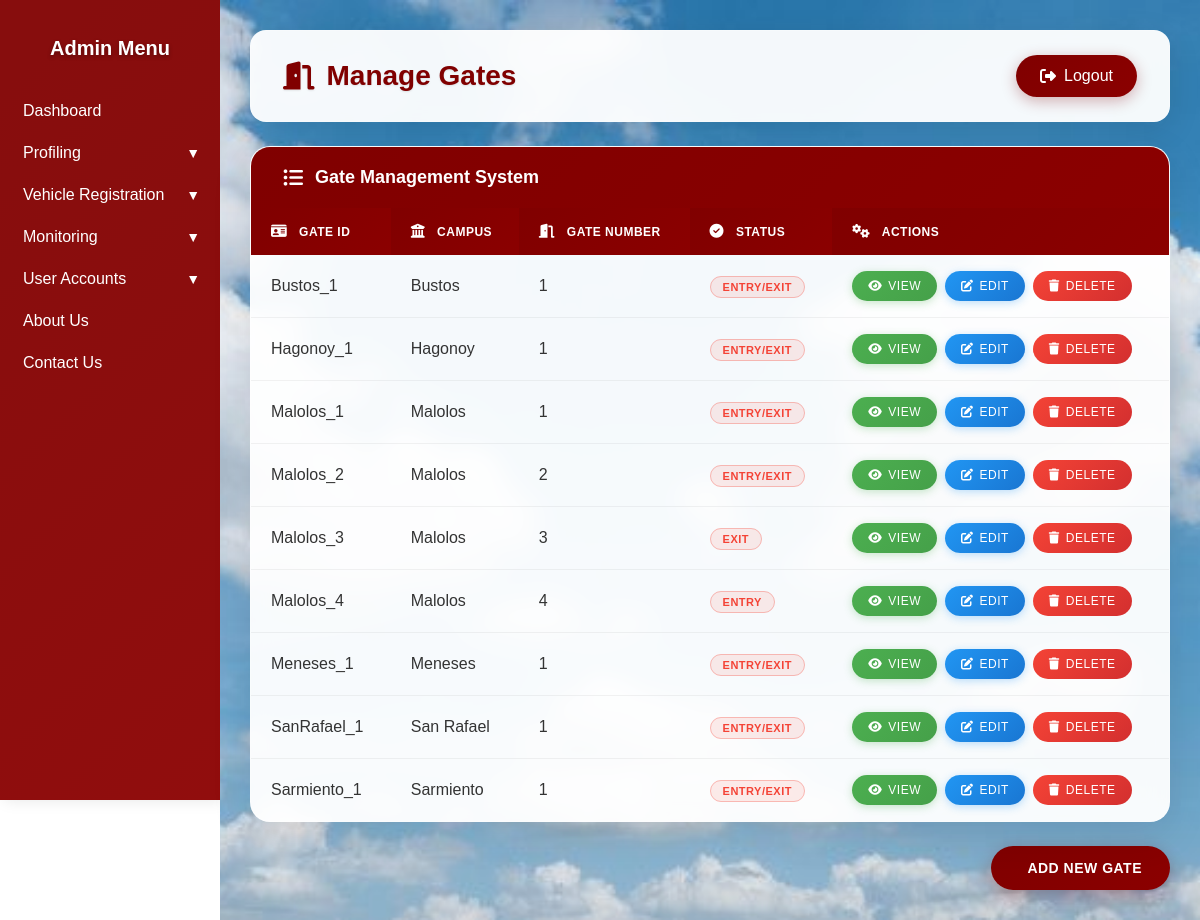
/manage_gate.php, run on the app's committed database.
### tables this page shows
CREATE TABLE `gate` (
  `GateID` varchar(100) NOT NULL,
  `Campus` varchar(50) NOT NULL,
  `GateNumber` varchar(10) NOT NULL,
  `Address` varchar(255) NOT NULL,
  `Status` varchar(50) NOT NULL
);

### manage_gate.php (the view, shortened to what this page needs)
<?php
$conn = openCon();
$gateQuery = "SELECT * FROM gate";
$gateResult = $conn->query($gateQuery);
?>
<!DOCTYPE html>
<html lang="en">
<head>
<link href="https://cdnjs.cloudflare.com/ajax/libs/font-awesome/6.4.0/css/all.min.css" rel="stylesheet">
</head>
<body>
<?php include 'sidebar.php'; ?>
<div class="main">
    <div class="content-wrapper">
        <div class="page-header">
            <h1 class="page-title">
                <i class="fas fa-door-open"></i>
                Manage Gates
            </h1>
            <a href="adminlogin.php" class="logout-btn">
                <i class="fas fa-sign-out-alt"></i>
                Logout
            </a>
        </div>
        <div class="table-card">
            <div class="table-header">
                <i class="fas fa-list-ul"></i>
                Gate Management System
            </div>
            <table>
                <thead>
                    <tr>
                        <th><i class="fas fa-id-card"></i> Gate ID</th>
                        <th><i class="fas fa-university"></i> Campus</th>
                        <th><i class="fas fa-door-open"></i> Gate Number</th>
                        <th><i class="fas fa-circle-check"></i> Status</th>
                        <th><i class="fas fa-cogs"></i> Actions</th>
                    </tr>
                </thead>
                <tbody>
                    <?php if ($gateResult->num_rows > 0): ?>
                        <?php while($gate = $gateResult->fetch_assoc()): ?>
                        <tr>
                            <td><?= htmlspecialchars($gate['GateID']) ?></td>
                            <td><?= htmlspecialchars($gate['Campus']) ?></td>
                            <td><?= htmlspecialchars($gate['GateNumber']) ?></td>
                            <td>
                                <span class="status-badge <?= strtolower($gate['Status']) === 'active' ? 'status-active' : 'status-inactive' ?>">
                                    <?= htmlspecialchars($gate['Status']) ?>
                                </span>
                            </td>
                            <td>
                                <div class="action-btns">
                                    <a href="viewgate.php?gateid=<?= $gate['GateID'] ?>" class="btn btn-view">
                                        <i class="fas fa-eye"></i>
                                        View
                                    </a>
                                    <a href="editgate.php?gateid=<?= $gate['GateID'] ?>" class="btn btn-edit">
                                        <i class="fas fa-edit"></i>
                                        Edit
                                    </a>
                                    <a href="deletegate.php?gateid=<?= $gate['GateID'] ?>" class="btn btn-delete" onclick="return confirm('Are you sure you want to delete this gate?')">
                                        <i class="fas fa-trash"></i>
                                        Delete
                                    </a>
                                </div>
                            </td>
                        </tr>
                        <?php endwhile; ?>
                    <?php else: ?>
                        <tr>
                            <td colspan="5" class="no-data">No gates found.</td>
                        </tr>
                    <?php endif; ?>
                </tbody>
            </table>
        </div>
        <div class="add-btn-container">
            <a href="addgate.php" class="btn-add">Add New Gate</a>
        </div>
    </div>
</div>
</body>
</html>

### manage_gate.php (style rules this page uses)
* { box-sizing: border-box; }
body { margin: 0; font-family: 'Poppins', sans-serif; display: flex; }
.main { margin-left: 220px; padding: 30px; flex-grow: 1; background: url("Assets/langit.jpg") no-repeat center center fixed; background-size: cover; min-height: 100vh; position: relative; }
.main::before { content: ''; position: absolute; top: 0; left: 0; right: 0; bottom: 0; background: rgba(0, 0, 0, 0.05); pointer-events: none; }
.content-wrapper { position: relative; z-index: 1; }
.page-header { background: rgba(255, 255, 255, 0.95); backdrop-filter: blur(10px); border: 1px solid rgba(255, 255, 255, 0.2); border-radius: 16px; padding: 24px 32px; margin-bottom: 24px; box-shadow: 0 8px 32px rgba(0, 0, 0, 0.1); display: flex; justify-content: space-between; align-items: center; }
.page-title { color: maroon; font-size: 28px; font-weight: 600; margin: 0; text-shadow: 0 1px 2px rgba(0, 0, 0, 0.1); display: flex; align-items: center; gap: 12px; }
.page-title i { font-size: 28px; }
.logout-btn { background: linear-gradient(135deg, maroon 0%, #8B0000 100%); color: white; padding: 12px 24px; border-radius: 25px; text-decoration: none; font-weight: 500; transition: all 0.3s ease; box-shadow: 0 4px 15px rgba(128, 0, 0, 0.3); border: none; cursor: pointer; display: flex; align-items: center; gap: 8px; }
.table-card { background: rgba(255, 255, 255, 0.95); backdrop-filter: blur(10px); border: 1px solid rgba(255, 255, 255, 0.2); border-radius: 20px; overflow: hidden; box-shadow: 0 12px 40px rgba(0, 0, 0, 0.1); margin-bottom: 24px; }
.table-header { background: linear-gradient(135deg, maroon 0%, #8B0000 100%); color: white; padding: 20px 32px; font-size: 18px; font-weight: 600; display: flex; align-items: center; gap: 12px; }
.table-header i { font-size: 20px; }
table { width: 100%; border-collapse: collapse; background: transparent; }
table th { background: linear-gradient(135deg, maroon 0%, #8B0000 100%); color: white; padding: 16px 20px; text-align: left; font-weight: 600; text-transform: uppercase; font-size: 12px; letter-spacing: 0.5px; border: none; }
table th i { margin-right: 8px; font-size: 14px; }
table td { padding: 16px 20px; text-align: left; border-bottom: 1px solid rgba(0, 0, 0, 0.05); color: #333; font-weight: 500; }
table tr:last-child td { border-bottom: none; }
.action-btns { display: flex; gap: 8px; flex-wrap: wrap; }
.btn { padding: 8px 16px; border-radius: 20px; text-decoration: none; font-weight: 500; font-size: 12px; text-transform: uppercase; letter-spacing: 0.5px; transition: all 0.3s ease; border: none; cursor: pointer; display: inline-flex; align-items: center; gap: 6px; }
.btn-view { background: linear-gradient(135deg, #4CAF50 0%, #45a049 100%); color: white; box-shadow: 0 2px 8px rgba(76, 175, 80, 0.3); }
.btn-edit { background: linear-gradient(135deg, #2196F3 0%, #1976D2 100%); color: white; box-shadow: 0 2px 8px rgba(33, 150, 243, 0.3); }
.btn-delete { background: linear-gradient(135deg, #f44336 0%, #d32f2f 100%); color: white; box-shadow: 0 2px 8px rgb(124, 51, 51, 0.03)); }
.add-btn-container { display: flex; justify-content: flex-end; margin-top: 20px; }
.btn-add { background: linear-gradient(135deg, maroon 0%, #8B0000 100%); color: white; padding: 14px 28px; border-radius: 25px; text-decoration: none; font-weight: 600; font-size: 14px; text-transform: uppercase; letter-spacing: 0.5px; transition: all 0.3s ease; box-shadow: 0 6px 20px rgba(128, 0, 0, 0.3); display: inline-flex; align-items: center; gap: 8px; }
.btn-add::before { content: ''; font-size: 18px; font-weight: bold; }
.status-badge { padding: 4px 12px; border-radius: 12px; font-size: 11px; font-weight: 600; text-transform: uppercase; letter-spacing: 0.5px; }
.status-inactive { background: rgba(244, 67, 54, 0.1); color: #f44336; border: 1px solid rgba(244, 67, 54, 0.3); }

### sidebar.php (style rules this page uses)
body { margin: 0; font-family: sans-serif; }

### data on the page
gate: GateID "Bustos_1", Campus "Bustos", GateNumber "1", Status "ENTRY/EXIT"
gate: GateID "Hagonoy_1", Campus "Hagonoy", GateNumber "1", Status "ENTRY/EXIT"
gate: GateID "Malolos_1", Campus "Malolos", GateNumber "1", Status "ENTRY/EXIT"
gate: GateID "Malolos_2", Campus "Malolos", GateNumber "2", Status "ENTRY/EXIT"
gate: GateID "Malolos_3", Campus "Malolos", GateNumber "3", Status "EXIT"
gate: GateID "Malolos_4", Campus "Malolos", GateNumber "4", Status "ENTRY"
gate: GateID "Meneses_1", Campus "Meneses", GateNumber "1", Status "ENTRY/EXIT"
gate: GateID "SanRafael_1", Campus "San Rafael", GateNumber "1", Status "ENTRY/EXIT"
gate: GateID "Sarmiento_1", Campus "Sarmiento", GateNumber "1", Status "ENTRY/EXIT"
